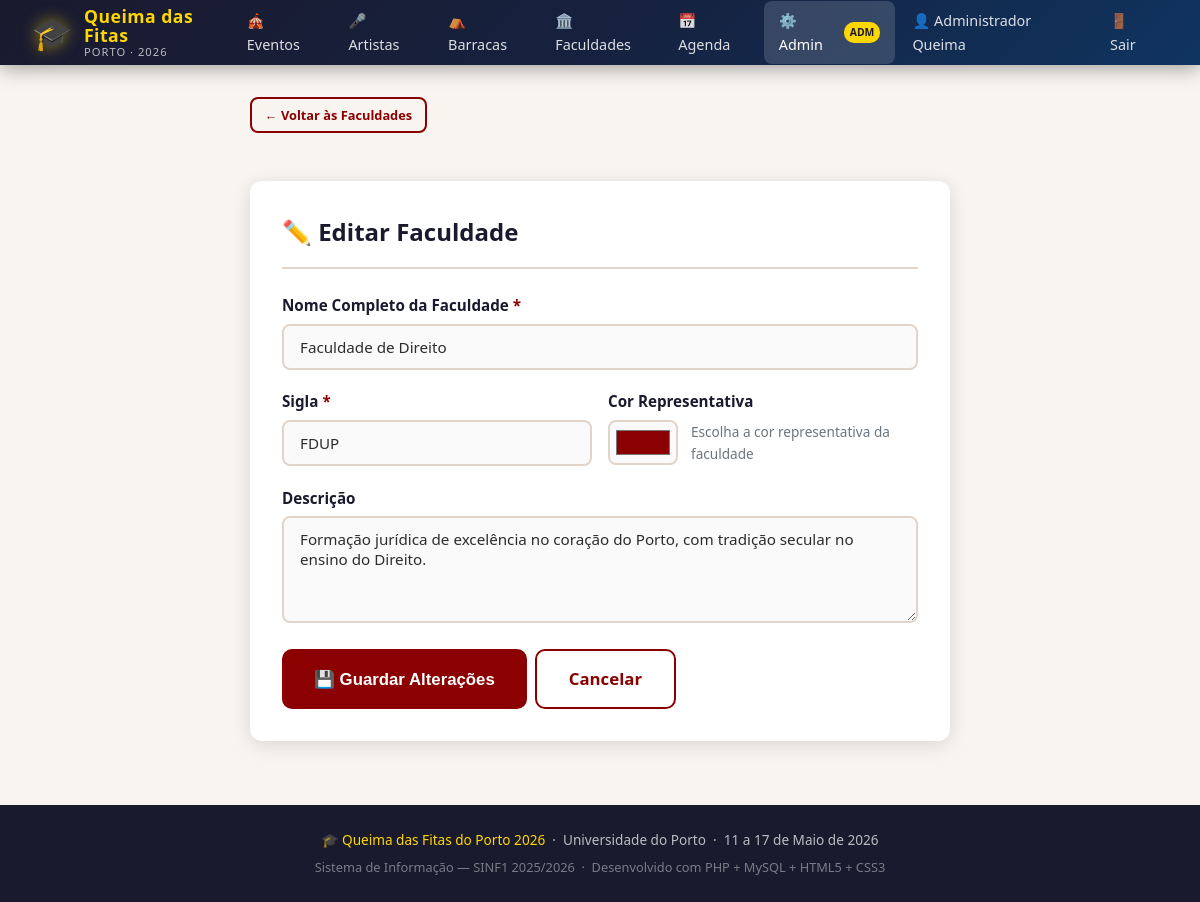
The page /admin_faculdade_form.php?id=2 (signed in) on the database its author committed.
### tables this page shows
CREATE TABLE IF NOT EXISTS faculdades (
    id INT AUTO_INCREMENT PRIMARY KEY,
    nome VARCHAR(150) NOT NULL,
    sigla VARCHAR(20) NOT NULL UNIQUE,     
    descricao TEXT,
    cor VARCHAR(7) DEFAULT '#8B0000'       
);

### DataAccessLayer.php (called while the page is built, shortened)
<?php
class DAL {
    private $conn;
    function __construct() {
        $this->conn = new PDO(
            'mysql:host=localhost;dbname=queima_fitas;charset=utf8mb4',
            'root',
            ''
        );
        $this->conn->setAttribute(PDO::ATTR_ERRMODE, PDO::ERRMODE_EXCEPTION);
        $this->conn->setAttribute(PDO::ATTR_DEFAULT_FETCH_MODE, PDO::FETCH_ASSOC);
    }
    function getFaculdadeById($id) {
        $stmt = $this->conn->prepare("SELECT * FROM faculdades WHERE id = :id");
        $stmt->bindParam(':id', $id, PDO::PARAM_INT);
        $stmt->execute();
        return $stmt->fetch();
    }
}
?>

### BusinessLogicLayer.php (called while the page is built, shortened)
<?php
require_once 'DataAccessLayer.php';
function getFaculdade($id) {
    try { return (new DAL())->getFaculdadeById($id); } catch (Exception $e) { return null; }
}

### admin_faculdade_form.php (the view, shortened to what this page needs)
<?php
require_once 'BusinessLogicLayer.php';
$id = (int)($_GET['id'] ?? 0);
$modo_edicao = $id > 0;
$faculdade = $modo_edicao ? getFaculdade($id) : null;
include 'includes/header.php';
?>
<div class="container">
    <a href="faculdades.php" class="btn btn-outline btn-sm" style="margin-bottom:1rem;">← Voltar às Faculdades</a>
    <div class="form-card">
        <h2 class="form-title"><?= $modo_edicao ? '✏️ Editar Faculdade' : '🏛️ Nova Faculdade' ?></h2>
        <form method="POST">
            <div class="form-group">
                <label>Nome Completo da Faculdade <span class="obrigatorio">*</span></label>
                <input type="text" name="nome" class="form-control" required
                       placeholder="Ex: Faculdade de Engenharia"
                       value="<?= htmlspecialchars($faculdade['nome'] ?? $_POST['nome'] ?? '') ?>">
            </div>
            <div class="form-row">
                <div class="form-group">
                    <label>Sigla <span class="obrigatorio">*</span></label>
                    <input type="text" name="sigla" class="form-control" required
                           placeholder="Ex: FEUP" maxlength="20"
                           style="text-transform:uppercase;"
                           value="<?= htmlspecialchars($faculdade['sigla'] ?? $_POST['sigla'] ?? '') ?>">
                </div>
                <div class="form-group">
                    <label>Cor Representativa</label>
                    <div style="display:flex; align-items:center; gap:0.8rem;">
                        <input type="color" name="cor" class="form-control" style="height:45px; padding:4px; width:80px; cursor:pointer;"
                               value="<?= htmlspecialchars($faculdade['cor'] ?? $_POST['cor'] ?? '#8B0000') ?>">
                        <span style="color:var(--cor-cinza); font-size:0.85rem;">Escolha a cor representativa da faculdade</span>
                    </div>
                </div>
            </div>
            <div class="form-group">
                <label>Descrição</label>
                <textarea name="descricao" class="form-control" rows="4"
                          placeholder="Breve descrição da faculdade..."><?= htmlspecialchars($faculdade['descricao'] ?? $_POST['descricao'] ?? '') ?></textarea>
            </div>
            <div class="btn-group">
                <button type="submit" class="btn btn-primary btn-lg">
                    <?= $modo_edicao ? '💾 Guardar Alterações' : '🏛️ Criar Faculdade' ?>
                </button>
                <a href="faculdades.php" class="btn btn-outline btn-lg">Cancelar</a>
            </div>
        </form>
    </div>
</div>
<?php include 'includes/footer.php'; ?>

### style.css (style rules this page uses)
:root { --cor-primaria: #8B0000; --cor-secundaria: #FFD700; --cor-escura: #1a1a2e; --cor-clara: #f8f4f0; --cor-texto: #2c2c2c; --cor-cinza: #6c757d; --cor-borda: #e0d5c8; --sombra: 0 4px 20px rgba(0,0,0,0.12); --sombra-hover: 0 8px 30px rgba(0,0,0,0.20); --raio: 12px; --transicao: all 0.3s ease; }
* { margin: 0; padding: 0; box-sizing: border-box; }
body { font-family: 'Segoe UI', Tahoma, Geneva, Verdana, sans-serif; background-color: var(--cor-clara); color: var(--cor-texto); line-height: 1.6; min-height: 100vh; display: flex; flex-direction: column; }
a { color: var(--cor-primaria); text-decoration: none; transition: var(--transicao); }
.container { max-width: 1200px; margin: 0 auto; padding: 2rem 1.5rem; flex: 1; }
.form-card { background: white; border-radius: var(--raio); box-shadow: var(--sombra); padding: 2rem; max-width: 700px; margin: 2rem auto; }
.form-title { font-size: 1.5rem; font-weight: 700; color: var(--cor-escura); margin-bottom: 1.5rem; padding-bottom: 1rem; border-bottom: 2px solid var(--cor-borda); display: flex; align-items: center; gap: 0.5rem; }
.form-group { margin-bottom: 1.2rem; }
.form-group label { display: block; font-weight: 600; margin-bottom: 0.4rem; color: var(--cor-escura); font-size: 0.95rem; }
.form-group label .obrigatorio { color: var(--cor-primaria); }
.form-control { width: 100%; padding: 0.7rem 1rem; border: 2px solid var(--cor-borda); border-radius: 8px; font-size: 0.95rem; font-family: inherit; transition: var(--transicao); background: #fafafa; color: var(--cor-texto); }
textarea.form-control { min-height: 100px; resize: vertical; }
.form-row { display: grid; grid-template-columns: 1fr 1fr; gap: 1rem; }
.btn { display: inline-flex; align-items: center; gap: 6px; padding: 0.6rem 1.4rem; border-radius: 8px; font-size: 0.9rem; font-weight: 600; cursor: pointer; border: none; transition: var(--transicao); text-decoration: none; white-space: nowrap; }
.btn-primary { background: var(--cor-primaria); color: white; }
.btn-outline { background: transparent; border: 2px solid var(--cor-primaria); color: var(--cor-primaria); }
.btn-sm { padding: 0.35rem 0.8rem; font-size: 0.8rem; }
.btn-lg { padding: 0.9rem 2rem; font-size: 1.05rem; border-radius: 10px; }
.btn-group { display: flex; gap: 0.5rem; flex-wrap: wrap; }

### rows shown on the page
faculdades: nome "Faculdade de Direito", sigla "FDUP", cor "#8b0000", descricao "Formação jurídica de excelência no coração do Porto, com tradição secular no ensino do Direito."

### other values the page prints
getCurrentUserName() "Administrador Queima"
